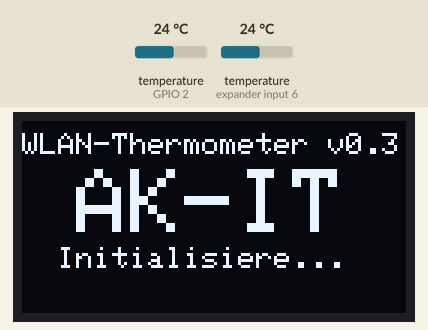
Recording of a sketch running on a simulated ESP8266 (NodeMCU). Shown: 128×64 one-colour display. The inputs (shaded band) are chosen by the test bench; at power-on: temperature (sensors on GPIO 2, expander input 6) 24 °C. WiFi joins after 1.5 s; servers stay silent unless stated; no MQTT or app messages arrive unless stated; what the sketch prints to the serial monitor is not drawn.

Above: at 0.6 s.
At 1.7 s:
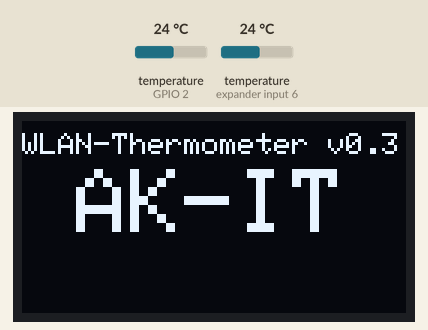
At 3.7 s:
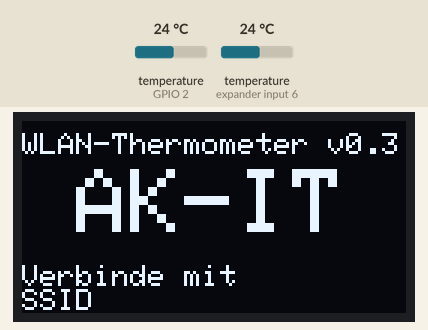
At 5.2 s:
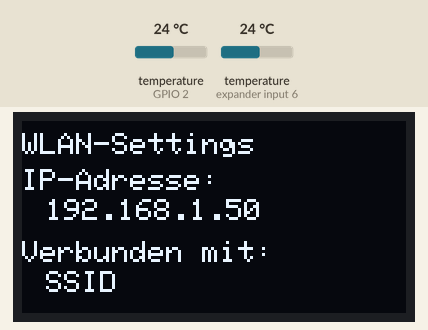
At 8.1 s:
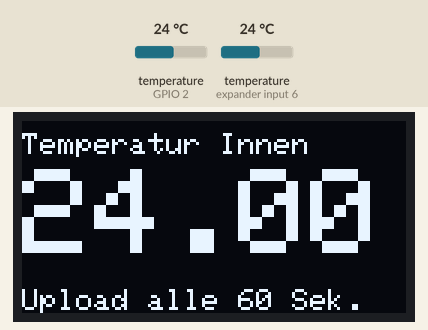
At 13.1 s:
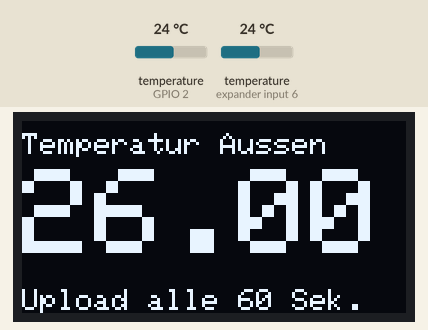

Measured:
- what the display in image 0 shows lasts 1.0 s, from 0.6 s to 1.6 s
- what the display in image 1 shows lasts 2.0 s, from 1.6 s to 3.6 s
- what the display in image 2 shows lasts 1.6 s, from 3.6 s to 5.2 s
- what the display in image 3 shows lasts 2.8 s, from 5.2 s to 8.0 s
- what the display in image 4 shows lasts 5.0 s, from 8.0 s to 13.0 s

The sketch:

EmileTemp.ino
```cpp
/*********
  EMILE-Thermometer
  Version = v0.3
*********/

//
//// Include some Libraries
//
#include <OneWire.h>              // Access 1-wire temperature sensors, memory and other chips
#include <DallasTemperature.h>    // Arduino Library for Dallas Temperature ICs - Supports DS18B20, DS18S20, DS1822, DS1820
#include <DS18B20.h>              // Arduino library for the Maxim Integrated DS18B20 1-Wire temperature sensor
#include <Adafruit_GFX.h>         // Grafik-Library OLED Display
#include <Adafruit_SSD1306.h>     // Treiber-Library OLED Display
#include <ESP8266WiFi.h>          // WLAN Client
#include <PubSubClient.h>         // A client library for MQTT messaging

//
//// SETTINGS
//
const char* ver = "0.3";                                            // Setze die Versionsnummer des Skriptes, damit es nur einmal gesetzt werden muss.
// WIFI SETTINGS
const char* ssid     = "SSID";                              // WIFI SSID
const char* password = "PW";                      // WIFI Password
// Temp-Sensor Offset
float temp1offset = 0;                                              // Offset Sensor 1
float temp2offset = 2;                                              // Offset Sensor 2
// OLED SETTINGS
#define SCREEN_WIDTH 128                                            // OLED display width, in pixels
#define SCREEN_HEIGHT 64                                            // OLED display height, in pixels
Adafruit_SSD1306 display(SCREEN_WIDTH, SCREEN_HEIGHT, &Wire, -1);   // Declaration for an SSD1306 display connected to I2C (SDA, SCL pins) (SCL == D1 && SDA == D2)
// MQTT Server
const char* mqtt_server = "URL";                           // Adresse des MQTT-Servers
const int port = 1883;                                              // Port des MQTT-Servers
const char* thing_id = "mqtt";                                      //
const char* thing_key = "2MalMQTT";                                 //
const char* username = "mqtt";                                      //
// Declaration for Temp-Sensors
#define ONE_WIRE_BUS 2                                              // Definiere den Daten-Bus der Thermostate (ds(2) == Pin D4)
// Initialisiere WiFi, MQTT, OneWire und Temperatursensor
WiFiClient espClient;                                               // Initialize the WiFi-client library
PubSubClient client(espClient);                                     // Creates a partially initialised MQTT-client instance
OneWire oneWire(ONE_WIRE_BUS);                                      // Setup a oneWire instance to communicate with any OneWire device
DallasTemperature sensors(&oneWire);                                // Pass oneWire reference to DallasTemperature library

//
//// Function to reconnect to the MQTT Broker
//
void reconnect() {
  while (!client.connected()) {
    if (!client.connect(thing_id, username, thing_key)) {
      delay(1000);
    }
  }
}


//
//// Initial setup und einmalig ausgeführte Aktionen
//
void setup() {
  Serial.begin(115200);                                             // Enable Serial Port as OutPut
  client.setServer(mqtt_server, port);                              //
  sensors.begin();                                                  // Begin the DS18B20 initialization
// Initializing the OLED Display and clear it
  if(!display.begin(SSD1306_SWITCHCAPVCC, 0x3C)) {                  // Versuche Adresse 0x3C für das Display (SSD1306, 128x64) zu setzen
    Serial.println(F("SSD1306 allocation failed"));                 // Falls das Display nicht gefunden wird löst das vorherige if eine Ausgabe am seriellen Port aus
    for(;;);                                                        // Bricht ggf. die Schleife ab
  }
  delay(500);                                                       // Warte eine halbe Sekunde
  display.clearDisplay();                                           // Leere das Display
// Just some informations on the OLED Display, without functionality. The start screen.
  display.setTextSize(1);
  display.setTextColor(WHITE);
  display.setCursor(0, 4);
  display.println((String)"WLAN-Thermometer v"+ver);
  display.setTextSize(3);
  display.setTextColor(WHITE);
  display.setCursor(18, 16);
  display.println("AK-IT");
  display.setTextSize(1);
  display.setTextColor(WHITE);
  display.setCursor(12, 42);
  display.println("Initialisiere...");
  display.display();
//Just the same output on the serial port. Additional Info in case someone find the ESP8266 without knowledge of the content
  Serial.println((String)"WLAN-Thermometer v"+ver);
  Serial.println("AK-IT");
  Serial.println("Initialisiere...");
  Serial.println("(You can find additional informations here: https://github.com/SirFiChi/EmileTemp/)");
  Serial.println();
// Deleting the "Initialisiere" message on the OLED and replace it with "Verbinde mit" and the name of the SSID
  delay(1000);
  display.setTextSize(1);
  display.setTextColor(BLACK);
  display.setCursor(12, 42);
  display.println("Initialisiere...");
  display.display();
  delay(2000);
  display.setTextSize(1);
  display.setTextColor(WHITE);
  display.setCursor(0, 48);
  display.println("Verbinde mit ");
  display.print(ssid);
  display.display();
// Print the same info on the serial port
  Serial.println();
  Serial.println();
  Serial.print("Connecting to ");
  Serial.println(ssid);
//
//// Connecting to the WiFi network
//
  WiFi.mode(WIFI_STA);
  WiFi.begin(ssid, password);
  while (WiFi.status() != WL_CONNECTED) {
    delay(500);
    Serial.print(".");
  }
// Clear the OLED Display and give some Infos about the WIFI connection
  display.clearDisplay();
  display.setTextSize(1);
  display.setTextColor(WHITE);
  display.setCursor(0, 4);
  display.println("WLAN-Settings");
  display.setTextSize(1);
  display.setTextColor(WHITE);
  display.setCursor(0, 16);
  display.println("IP-Adresse: ");
  display.setCursor(8, 26);
  display.println(WiFi.localIP());
  display.setCursor(0, 40);
  display.println("Verbunden mit:");
  display.setCursor(8, 50);
  display.println(ssid);
  display.display();
// Put the same info on the serial port
  Serial.println("");
  Serial.println("WiFi connected");
  Serial.println("IP address: ");
  Serial.println(WiFi.localIP());
// Wait two seconds
  delay(2000);
}

//
//// Aktionen die in der Schleife laufen, bis ein Abbruch ausgelöst wird
//
void loop() {
  sensors.requestTemperatures();                                           // Call all sensors on one wire to start calculating the temperature readings
  if (!client.connected()) {                                               // Wenn der MQTT getrennt wurde...
    reconnect();                                                           // ...verbinde neu.
  }
// Forme die Daten der Sensoren und übertrage sie per MQTT
  float myTemp1Float = sensors.getTempCByIndex(0) + temp1offset;           // Get temperature reading from sensor 0 in celsius scale and set offset
  String myTemp1String = String(myTemp1Float, 2);                          //
  char myTemp1CharArray[6];                                                //
  myTemp1String.toCharArray(myTemp1CharArray,6);                           //
  String PacketJsonData1 = "{\"Temp1\":"+myTemp1String+"}";                // form the json-data als Wert "Temp1"
  client.publish("eMile/1OG/Temp_Innen", PacketJsonData1.c_str(), true);   // Sende die Daten per MQTT mit dem Topic "eMile/1OG/Temp_Innen"
  float myTemp2Float = sensors.getTempCByIndex(1) + temp2offset;           // Get temperature reading from sensor 1 in celsius scale and set offset
  String myTemp2String = String(myTemp2Float, 2);                          //
  char myTemp2CharArray[6];                                                //
  myTemp2String.toCharArray(myTemp2CharArray,6);                           //
  String PacketJsonData2 = "{\"Temp2\":"+myTemp2String+"}";                // form the json-data als Wert "Temp2"
  client.publish("eMile/1OG/Temp_Aussen", PacketJsonData2.c_str(), true);  // Sende die Daten per MQTT mit dem Topic "eMile/1OG/Temp_Aussen"
// Gib die Temperaturen auch auf dem seriellen Port aus
  Serial.println();
  Serial.print("Temperature 1: ");
  Serial.print(myTemp1CharArray);
  Serial.print(" °C");
  Serial.println();
  Serial.print("Temperature 2: ");
  Serial.print(myTemp2CharArray);
  Serial.print(" °C");
  Serial.println();
// Eine Schleife um die Werte auf dem Display zu wechseln, aber die Temperatur nur einmal pro Minute zum MQTT-Broker zu übertragen
  for (uint8_t counter = 0; counter < 6; counter++) {                     // Start a loop, so the upload is paused but the display changes the sensors values.
   for (uint8_t i = 0; i < 2; i++) {                                      // Schleife um die beiden Werte zu wechseln
    display.clearDisplay();
    display.setTextSize(1);
    display.setTextColor(WHITE);
    display.setCursor(0, 56);
    display.print("Upload alle 60 Sek.");
    display.setTextColor(WHITE);
    display.setCursor(0, 4);
    display.print("Temperatur ");
    if (i == 0){
      display.print("Innen");
    }
    if (i == 1){
      display.print("Aussen");
    }
    display.setTextSize(4);
    display.setTextColor(WHITE);
    display.setCursor(0, 16);
    if (i == 0){
      display.print(myTemp1CharArray);
    }
    if (i == 1){
      display.print(myTemp2CharArray);
    }
    display.display();
    delay(5000);
   }
  }
}
```
